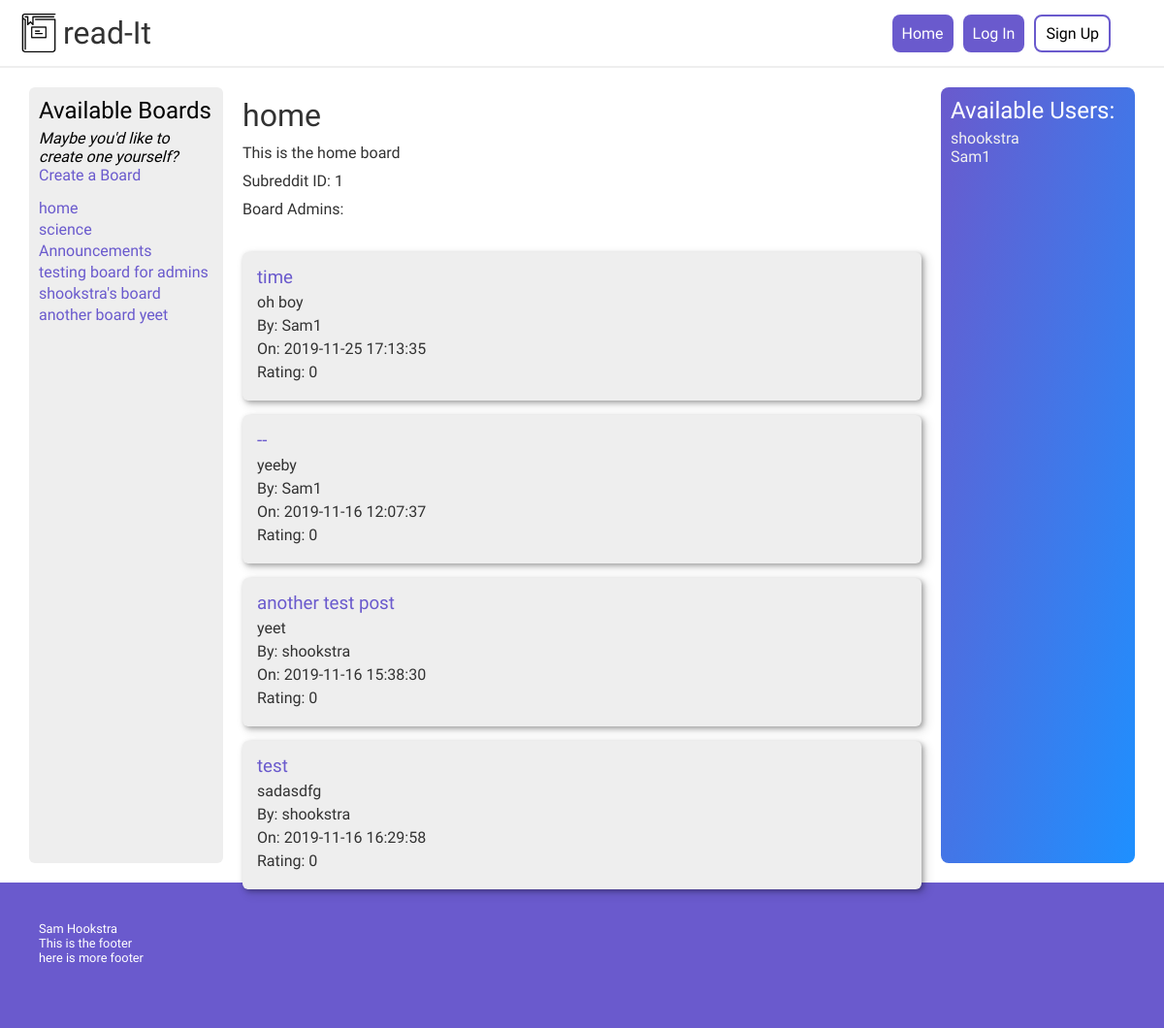
/subredditController.php?action=viewSubreddit&id=1, run on an earlier commit of the app's database.
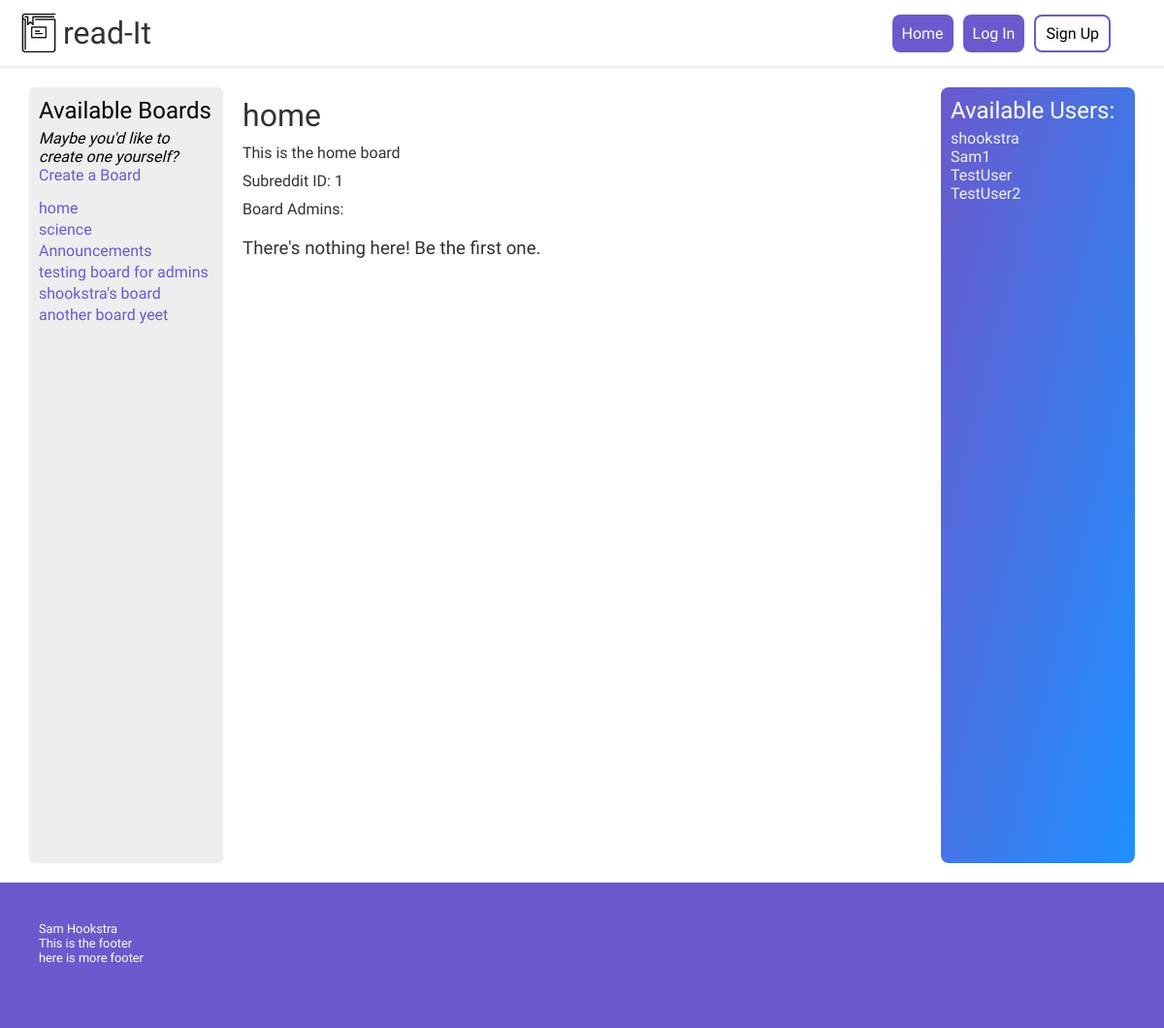
And on a later commit of the database.
### tables this page shows
CREATE TABLE `subreddits` (
  `subredditID` int(11) NOT NULL,
  `subredditName` varchar(64) NOT NULL,
  `subredditDescription` varchar(1500) NOT NULL
);

CREATE TABLE `posts` (
  `postID` int(11) NOT NULL,
  `subredditID` int(11) NOT NULL,
  `userID` int(11) NOT NULL,
  `postTitle` varchar(64) NOT NULL,
  `postContent` varchar(1500) NOT NULL,
  `postTime` datetime NOT NULL DEFAULT current_timestamp(),
  `rating` int(11) NOT NULL DEFAULT 0
);

CREATE TABLE `users` (
  `userID` int(11) NOT NULL,
  `username` varchar(32) NOT NULL,
  `email` varchar(64) NOT NULL,
  `password` varchar(128) NOT NULL
);

### models/subreddit/subredditDA.php (called while the page is built, shortened)
<?php
require_once 'models/database.php';
require_once 'models/subreddit/subreddit.php';
require_once 'models/user.php';
class subredditDA
{
    public static function get_all()
    {
        $db = Database::getDB();
        $querySubreddits = 'SELECT * FROM subreddits';
        $statement = $db->prepare($querySubreddits);
        $statement->execute();
        $rows = $statement->fetchAll();
        foreach ($rows as $value) {
            $subreddit = new subreddit($value['subredditID'], $value['subredditName'], $value['subredditDescription']);
            $subreddits[] = $subreddit;
        }
        return $subreddits;
    }
    public static function get_board($id)
    {
        $db = Database::getDB();
        $querySubreddits = 'SELECT * FROM subreddits where subredditID = :id';
        $statement = $db->prepare($querySubreddits);
        $statement->bindValue(':id', $id);
        $statement->execute();
        $rows = $statement->fetchAll();
        foreach ($rows as $value) {
            $subreddit = new subreddit($value['subredditID'], $value['subredditName'], $value['subredditDescription']);
        }
        return $subreddit;
    }
}

### models/subreddit/subreddit.php (called while the page is built, shortened)
<?php
class subreddit
{
    private $subredditID, $subredditName, $subredditDescription;
    public function __construct($subredditID, $subredditName, $subredditDescription)
    {
        $this->subredditID = $subredditID;
        $this->subredditName = $subredditName;
        $this->subredditDescription = $subredditDescription;
    }
    public function getSubredditID()
    {
        return $this->subredditID;
    }
    public function getSubredditName()
    {
        return $this->subredditName;
    }
    public function getSubredditDescription()
    {
        return $this->subredditDescription;
    }
}

### models/post/postDA.php (called while the page is built, shortened)
<?php
require_once 'models/post/post.php';
class postDA
{
    public static function get_posts_for_subreddit($subredditID)
    {
        $db = Database::getDB();
        $queryPosts = 'SELECT * FROM posts where subredditID = :subredditID';
        $statement = $db->prepare($queryPosts);
        $statement->bindValue(':subredditID', $subredditID);
        $statement->execute();
        $rows = $statement->fetchAll();
        $posts = [];
        foreach ($rows as $value) {
            $post = new post($value['postID'], $value['subredditID'], $value['userID'], $value['postTitle'], $value['postContent'], $value['postTime'], $value['rating']);
            array_push($posts, $post);
        }
        return $posts;
    }
}

### models/post/post.php (called while the page is built, shortened)
<?php
class post
{
    private $postID, $subredditID, $userID, $postTitle, $postContent, $postTime, $rating;
    public function __construct($postID, $subredditID, $userID, $postTitle, $postContent, $postTime, $rating)
    {
        $this->postID = $postID;
        $this->postTitle = $postTitle;
        $this->postContent = $postContent;
        $this->postTime = $postTime;
        $this->rating = $rating;
    }
    public function getPostID()
    {
        return $this->postID;
    }
    public function getPostTitle()
    {
        return $this->postTitle;
    }
    public function getPostContent()
    {
        return $this->postContent;
    }
    public function getPostTime()
    {
        return $this->postTime;
    }
    public function getRating()
    {
        return $this->rating;
    }
}

### models/userDA.php (called while the page is built, shortened)
<?php
require_once('models/database.php');
require_once('models/user.php');
class userDA
{
    public static function get_all()
    {
        $db = Database::getDB();
        $queryUsers = 'SELECT * FROM users';
        $statement = $db->prepare($queryUsers);
        $statement->execute();
        $rows = $statement->fetchAll();
        foreach ($rows as $value) {
            $user = new user($value['userID'], $value['username'], $value['email'], $value['password']);
            $users[] = $user;
        }
        return $users;
    }
    public static function getUserByID($userID)
    {
        $db = Database::getDB();
        $queryUser = 'SELECT * FROM users where userID = :userID';
        $statement = $db->prepare($queryUser);
        $statement->bindValue(':userID', $userID);
        $statement->execute();
        $rows = $statement->fetchAll();
        foreach ($rows as $value) {
            $user = new user($value['userID'], $value['username'], $value['email'], $value['password']);
        }
        return $user;
    }
}

### models/user.php (called while the page is built, shortened)
<?php
class user
{
    private $userID, $username, $email, $password;
    public function __construct($userID, $username, $email, $password)
    {
        $this->userID = $userID;
        $this->username = $username;
    }
    public function getUserID()
    {
        return $this->userID;
    }
    public function getUsername()
    {
        return $this->username;
    }
}

### views/subreddits/viewSubreddit.php (the view, shortened to what this page needs)
<!DOCTYPE html>
<html lang="en">
<?php include_once("views/components/header.php"); ?>
<body>
    <?php include_once("views/components/nav.php"); ?>
    <div class="container">
        <div class="container-sidebar">
            <h2>Available Boards</h2>
            <p style="font-style: italic">Maybe you'd like to create one yourself?</p>
            <a href="subredditController.php?action=createSubredditForm">Create a Board</a>
            <ul class="boards">
                <?php foreach ($subreddits as $board) : ?>
                    <li>
                        <a href="subredditController.php?action=viewSubreddit&amp;id=<?php echo htmlspecialchars($board->getSubredditID()); ?>">
                            <?php echo htmlspecialchars($board->getSubredditName()); ?>
                        </a>
                    </li>
                <?php endforeach; ?>
            </ul>
        </div>
        <div class="container-main">
            <div class="top-content">
                <div class="board-info">
                    <h1><?php echo htmlspecialchars($subreddit->getSubredditName()); ?></h1>
                    <p><?php echo htmlspecialchars($subreddit->getSubredditDescription()); ?></p>
                    <p><?php echo htmlspecialchars('Subreddit ID: ' . $subreddit->getSubredditID()); ?></p>
                    <ul class="admins-list">
                        <li class="admins-list-item">Board Admins: </li>
                    </ul>
                </div>
            </div>
            <div class="posts">
                <?php
                if (!empty($posts)) {
                    foreach ($posts as $post) { ?>
                        <div class="post">
                            <div class="post-content">
                                <h3>
                                    <a href="subredditController.php?action=viewPost&amp;postID=<?php echo $post->getPostID(); ?>">
                                        <?php echo htmlspecialchars($post->getPostTitle()) ?>
                                    </a>
                                </h3>
                                <p><?php echo htmlspecialchars($post->getPostContent()) ?></p>
                                <p><?php echo 'By: ' . htmlspecialchars(userDA::getUserByID($post->getUserID())->getUsername()) ?></p>
                                <p><?php echo 'On: ' . htmlspecialchars($post->getPostTime()) ?></p>
                                <p><?php echo 'Rating: ' . htmlspecialchars($post->getRating()); ?></p>
                            </div>
                        </div>
                <?php }
                } else {
                    echo "<h3>There's nothing here! Be the first one.</h3>";
                } ?>
            </div>
        </div>
        <?php include('views\components\usersSidebar.php'); ?>
    </div>
    <?php include('views/components/footer.php'); ?>
</body>
</html>

### subredditController.php (shortened to what this page needs)
<?php
require_once 'models/subreddit/subredditDA.php';
require_once 'models/post/postDA.php';
require_once 'models/post/post.php';
require_once 'models/user.php';
require_once 'models/userDA.php';
$action = filter_input(INPUT_POST, 'action');
if ($action === null) {
    $action = filter_input(INPUT_GET, 'action');
}
$_SESSION['users'] = userDA::get_all();
switch ($action) {
    case 'viewSubreddit':
        $subreddits = subredditDA::get_all();
        $subredditID = filter_input(INPUT_GET, 'id');
        $subreddit = subredditDA::get_board($subredditID);
        $posts = postDA::get_posts_for_subreddit($subredditID);
        require 'views/subreddits/viewSubreddit.php';
        die();
        break;
}

### views/components/header.php (shortened to what this page needs)
<head>
    <link rel="stylesheet" href="css/styling.css" />
</head>

### views/components/nav.php (shortened to what this page needs)
<nav>
    <div class="username">
        <img src=" images/book.png" alt="book" height="40" class="logo" />
        <a href="index.php?action=home">
            <h1>
                read-It
            </h1>
        </a>
    </div>
    <div class="links">
        <a href="index.php?action=home" class="link">Home</a>
        <?php if (empty($_SESSION['username'])) { ?>
            <a href="index.php?action=signUp" class="link">Log In</a>
            <a href="index.php?action=signUp" class="link link-signup">Sign Up</a>
        <?php } ?>
        <div class="links-username">
        </div>
    </div>
</nav>

### views/components/usersSidebar.php
<?php $users = $_SESSION['users']; ?>
<div class="container-sidebar-right">
    <h2>Available Users:</h2>
    <?php if (!empty($users)) {
        foreach ($users as $user) {
            echo '<a href="index.php?action=viewUser&userID=' . $user->getUserID() . '"><p>' . (htmlspecialchars($user->getUsername())) . '</p></a>';
        }
    } ?>
</div>

### views/components/footer.php
<div class="footer">
    <p>Sam Hookstra</p>
    <p>This is the footer</p>
    <p>here is more footer</p>
</div>

### css/styling.css (style rules this page uses)
*, *:before, *:after { box-sizing: inherit; }
* { margin: 0; padding: 0; font-weight: normal; font-family: "Arimo", Arial, Helvetica, sans-serif; text-decoration: none; outline: none; }
html { box-sizing: border-box; }
nav { display: flex; align-items: center; width: 100%; padding: 5px 20px; justify-content: space-between; border-bottom: 2px solid #eee; margin-bottom: 20px; }
nav a { color: white; }
.links { display: flex; }
.link { padding: 10px; margin: 5px; border-radius: 8px; background-color: slateblue; color: white; transition: 0.3s; border: none; font-size: 16px; }
.links-username { padding: 10px; margin: 5px; font-size: 16px; }
.username { display: flex; align-items: center; justify-content: center; font-weight: bold; }
.username h1 { color: rgb(50, 50, 50); font-size: 2em; }
.link-signup { background-color: white; border: 2px solid slateblue; padding: 8px 10px 8px 10px; color: black; }
.container { display: flex; width: 95%; margin: 0 auto; height: 100vh; justify-content: space-between; margin-bottom: 20px; }
.container-main p, h1, h2, h3, h4 { margin: 10px 0; }
.container-sidebar { flex: 1; border-radius: 6px; background-color: #eee; padding: 10px; }
.container-sidebar ul { list-style: none; }
.container-sidebar li { margin-bottom: 3px; }
.container-sidebar a, .container-sidebar a:visited { color: slateblue; transition: 200ms ease-in-out; }
.container-main { flex: 4; margin: 0 10px; border-radius: 8px; color: rgb(50, 50, 50); }
.container-sidebar-right { color: white; background-image: linear-gradient(to bottom right, slateblue, dodgerblue); border-radius: 8px; flex: 1; padding: 10px; }
.container-sidebar-right a { color: rgb(240, 240, 240); }
.footer { padding: 40px; height: 150px; background-color: slateblue; color: white; font-size: 0.8em; }
.logo { margin-right: 5px; }
.boards { margin-top: 15px; }
.posts { margin: 0 10px 10px 10px; }
.post-content p, h2, h3 { padding: 0; margin: 0; margin-bottom: 5px; }
.top-content { display: flex; flex-direction: row; }
.board-info { margin-right: 15px; border-radius: 6px; margin: 0 10px 10px 10px; flex: 1; }
.admins-list { display: flex; list-style: none; margin-bottom: 10px; align-items: center; }
.admins-list-item { margin-right: 10px; }
.post { margin: 15px 0 10px 0; background-color: #eee; padding: 15px; border-radius: 6px; box-shadow: 2px 2px 5px 0 rgba(0, 0, 0, 0.3), 4px 4px 10px 2px rgba(0, 0, 0, 0.1); display: flex; transition: box-shadow 350ms; }
.post a { color: slateblue; }
.post-content { display: flex; flex-direction: column; align-items: flex-start; }

What changed in the data, as far as the page shows it:
removed posts: postTitle "time", postContent "oh boy", Username "Sam1", postTime "2019-11-25 17:13:35", rating "0"
removed posts: postTitle "--", postContent "yeeby", Username "Sam1", postTime "2019-11-16 12:07:37", rating "0"
removed posts: postTitle "another test post", postContent "yeet", Username "shookstra", postTime "2019-11-16 15:38:30", rating "0"
removed posts: postTitle "test", postContent "sadasdfg", Username "shookstra", postTime "2019-11-16 16:29:58", rating "0"
added users: username "TestUser"
added users: username "TestUser2"
Also different on the page:
text now shown: "There's nothing here! Be the first one."
